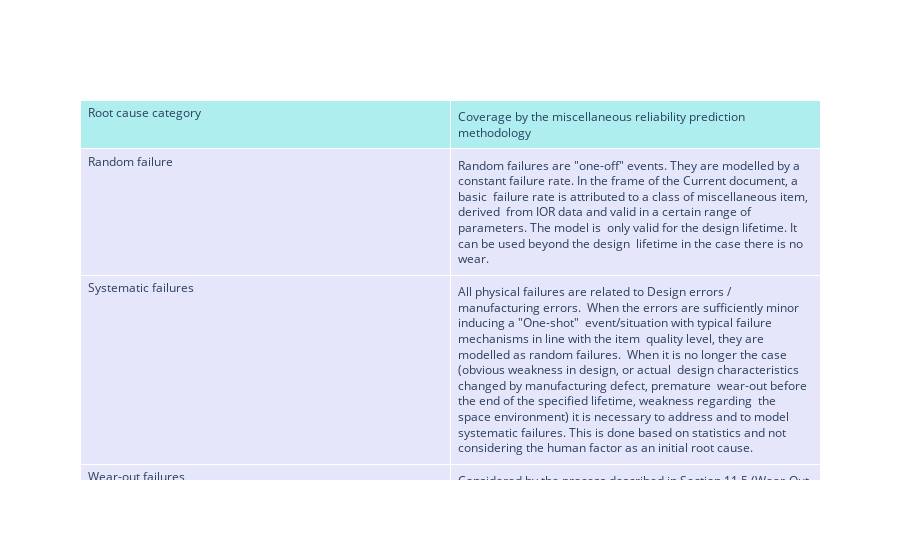

The code cell stored with this chart in its notebook:
### Code cell
fig3 = go.Figure(data=[go.Table(
    header=dict(values=list(datas3.columns),
                fill_color='paleturquoise',
                align='left'),
    cells=dict(values=[datas3["Root cause category"], datas3["Coverage by the miscellaneous reliability prediction  methodology"]],
               fill_color='lavender',
               align='left'))
])

fig3.show()

### Figure 1 — Plotly figure (JSON) as saved in the notebook; plotly's stock layout.template omitted (floating-point values rounded to 4 significant figures)
{"data": [{"cells": {"align": "left", "fill": {"color": "lavender"}, "values": [["Random failure", "Systematic failures", "Wear-out failures", "Extrinsic failures"], ["Random failures are \"one-off\" events. They are modelled by a  constant failure rate. In the frame of the Current document, a basic  failure rate is attributed to a class of miscellaneous item, derived  from IOR data and valid in a certain range of parameters. The model is  only valid for the design lifetime. It can be used beyond the design  lifetime in the case there is no wear.", "All physical failures are related to Design errors /  manufacturing errors.  When the errors are sufficiently minor inducing a \"One-shot\"  event/situation with typical failure mechanisms in line with the item  quality level, they are modelled as random failures.  When it is no longer the case (obvious weakness in design, or actual  design characteristics changed by manufacturing defect, premature  wear-out before the end of the specified lifetime, weakness regarding  the space environment) it is necessary to address and to model  systematic failures. This is done based on statistics and not  considering the human factor as an initial root cause.", "Considered by the process described in Section 11.5 (Wear-Out  modelling), only for miscellaneous items considered as lifetime-limited  items. Safe life qualification is used to address wear-out failure based  on probability distribution (parameters derived from the duration for  qualification). The model addresses nominal lifetime and lifetime  extension.", "Foreseen extrinsic effects due to the launch environment  (vibrations, shocks) and physical conditions in-orbit (e.g. temperature)  are assumed to be covered by design and adequate qualification (to be  verified before modelling). Any design/manufacturing errors are  represented by Systematic failures modelling.  A separate modelling may be required if the probability of additional  failure mechanisms induced by the space environment cannot be neglected - e.g. space debris impact."]]}, "header": {"align": "left", "fill": {"color": "paleturquoise"}, "values": ["Root cause category", "Coverage by the miscellaneous reliability prediction  methodology"]}, "type": "table"}], "layout": {}}
